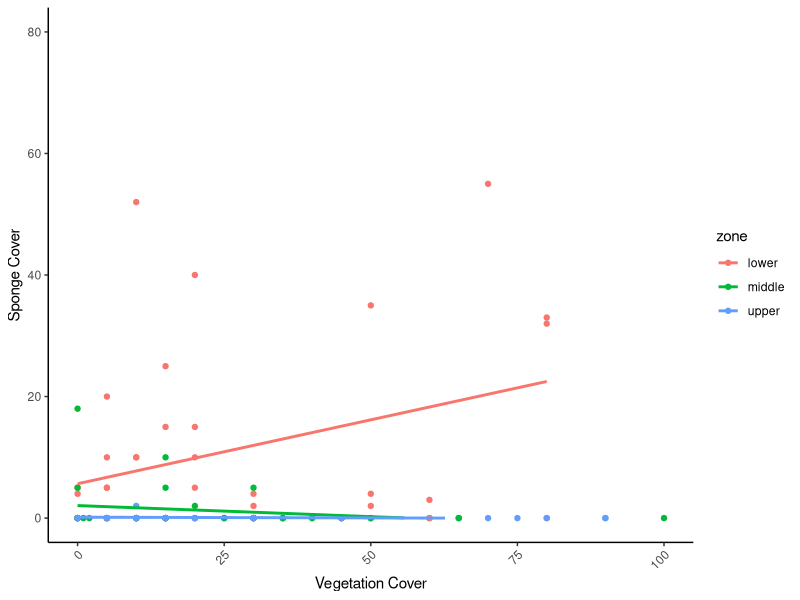

R code for this plot: (Note: this script raises an error after producing the figure.)
## SHEET 2: NORMALITY TESTING AND ANALYSIS 
# January 2025

# import required libraries
library(tidyverse)
library(readxl)

# import data
all_data_quadrats <- read_excel("quadrat_data_sheets/all_data_quadrats.xlsx")

# view data
head(all_data_quadrats)
view(all_data_quadrats)

# Calculate correlation within each zone
all_data_quadrats %>%
  group_by(zone) %>%
  summarise(correlation = cor(percent_cover_veg, total_percent_sponge_cover, 
                              use = "complete.obs"))

# relationship between sponge cover and vegetation cover
ggplot(all_data_quadrats, aes(x = percent_cover_veg, 
                              y = total_percent_sponge_cover, color = zone)) +
  geom_point() +
  geom_smooth(method = "lm", se = FALSE) +
  ylim(0,80) +
  xlim(0,100) +
  labs(x = "Vegetation Cover",
       y = "Sponge Cover") +
  theme(
    axis.text.x = element_text(angle = 45, hjust = 1),
    legend.key = element_blank(),  
    legend.background = element_rect(fill = NA),  
    panel.grid.major = element_blank(),
    panel.grid.minor = element_blank(),
    panel.background = element_rect(fill = "white"),
    plot.background = element_rect(fill = "white"),
    axis.line = element_line(colour = "black")
  )

# Shapiro-Wilk test for normality of residuals
shapiro.test(residuals(anova))

# not normally distributed. 

# Kruskal-Wallis test
kruskal.test(total_percent_sponge_cover ~ zone, data = all_data_quadrats)
# shows significant difference between groups. 

# linear model
model <- lm(total_percent_sponge_cover ~ percent_cover_veg * zone, data = all_data_quadrats)
summary(model)